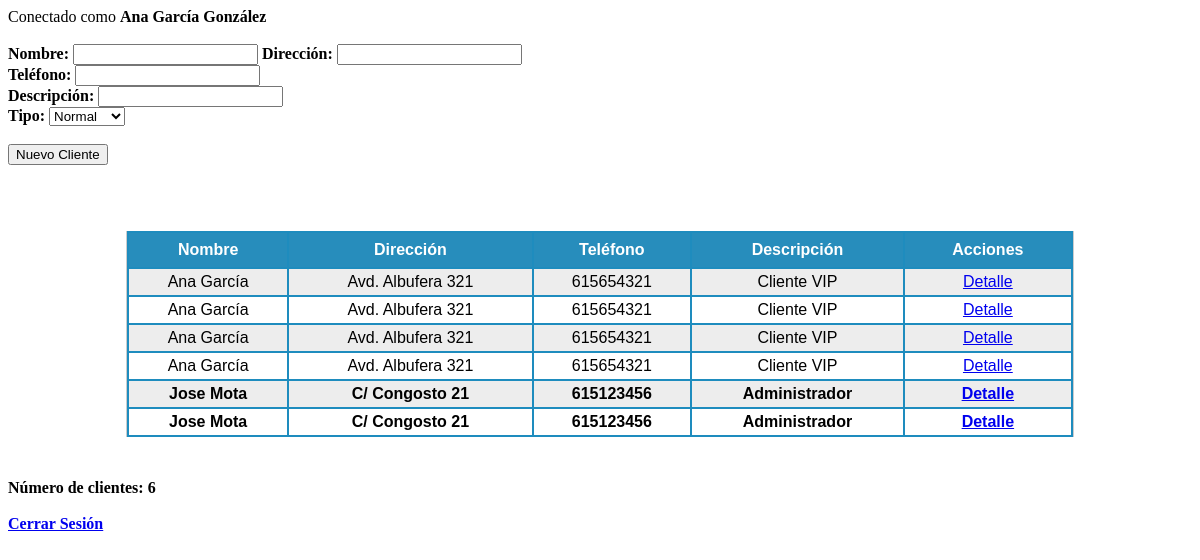
The app's page /Ejer5.php (signed in) with its own data.
### tables this page shows
CREATE TABLE `test_clients` (
  `id` int(3) NOT NULL,
  `name` varchar(255) NOT NULL,
  `address` varchar(255) NOT NULL,
  `description` text NOT NULL,
  `tlf` varchar(255) NOT NULL,
  `type` char(1) NOT NULL,
  `imagen` varchar(100) NOT NULL,
  `imagen2` blob NOT NULL
);

### Ejer5.php (the view, shortened to what this page needs)
<?php
   if (!isset($_SESSION['nombre']))
      header('Location: login.php');
   else {
       $nombre = $_SESSION['nombre'];
       $apellidos = $_SESSION['apellidos'];
   }
?>
<!DOCTYPE html>
<html>
    <head>
        <link rel='stylesheet' type='text/css' href='css/estilos_2.css' />
    </head>
    <body>
        <?php echo 'Conectado como <b>' . $nombre . ' ' . $apellidos ?>
        <br/><br/>
        <div>
            <form action="" method="post" onsubmit="return validarForm();">
                <label>Nombre: </label><input type="text" name="nombre" id="nombre" />
                <label>Dirección: </label><input type="text" name="direccion" id="direccion" /><br/>
                <label>Teléfono: </label><input type="text" name="telf" id="telf"/><br/>
                <label>Descripción: </label><input type="text" name="descripcion" id="descripcion" /><br/>
                <label>Tipo: <select name="tipo">
                        <option value="N">Normal</option>
                    </select>
                <br/><br/>
                <input type="submit" name="enviar" value="Nuevo Cliente" /><br/><br/>
            </form>
        </div>
        <table>
        <?php
            $clientes = obtener_datos();
            if ( count($clientes) > 0 ) {
            ?>
                <table>
                    <tr><th>Nombre</th><th>Dirección</th><th>Teléfono</th><th>Descripción</th><th>Acciones</th></tr>
                <?php
                    foreach ( $clientes as $cliente ) {
                        if ( $cliente['type'] == 'P' )
                            echo '<tr style="font-weight: bold">';
                        else
                            echo '<tr>';
                        echo "<td>".$cliente['name']."</td><td>".$cliente['address'].
                                    "</td><td>".$cliente['tlf']."</td><td>".$cliente['description']."</td>";
                        echo "<td><a href='detalle.php?id=".$cliente['id']."'>Detalle</a></td>";
                        echo "</tr>";
                    }
                ?>
                </table>
                <br/>
                <?php
                    echo 'Número de clientes: ' . count($clientes);
            }
            else {
                echo "No hay datos";
            }
        ?>
        <br/><br/>
        <a href="desconectar.php">Cerrar Sesión</a>
    </body>
</html>
<?php
function obtener_datos() {
    $BD = new ConectarBD();
    $conn = $BD->getConexion();
    $stmt = $conn->prepare('SELECT * FROM test_clients');
    $stmt->setFetchMode(PDO::FETCH_ASSOC);
    $stmt->execute();
    $datos = $stmt->fetchAll();
    return $datos;
}
?>

### css/estilos_2.css (style rules this page uses)
table { background-color: #1e8cbe; width:80%; margin:24px auto; border-left: 1px solid #ccc; border-right: 1px solid #ccc; font-family: helvetica,arial,sans-serif; font-weight: normal; text-transform: capitalize; }
table th { background-color: #278dbc; color:#fff; font-weight: 900; font-size:16px; padding: 8px; }
table td { height: 24px; text-align: center; }
table tr:nth-child(odd) { background-color: #ffffff; }
table tr:nth-child(even) { background:#EDEDED; }

### records on screen
test_clients: name "Ana García", address "Avd. Albufera 321", tlf "615654321", description "Cliente VIP"
test_clients: name "Ana García", address "Avd. Albufera 321", tlf "615654321", description "Cliente VIP"
test_clients: name "Ana García", address "Avd. Albufera 321", tlf "615654321", description "Cliente VIP"
test_clients: name "Ana García", address "Avd. Albufera 321", tlf "615654321", description "Cliente VIP"
test_clients: name "Jose Mota", address "C/ Congosto 21", tlf "615123456", description "Administrador"
test_clients: name "Jose Mota", address "C/ Congosto 21", tlf "615123456", description "Administrador"

### other values on screen
$nombre "Ana"
$apellidos "García González"
count($clientes) "6"
